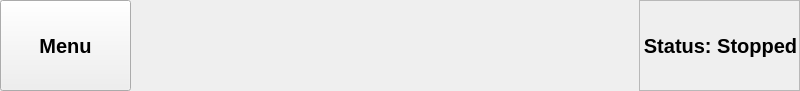
<?xml version="1.0" encoding="UTF-8"?>
<ui version="4.0">
 <class>Form</class>
 <widget class="QWidget" name="Form">
  <property name="geometry">
   <rect>
    <x>0</x>
    <y>0</y>
    <width>800</width>
    <height>91</height>
   </rect>
  </property>
  <property name="windowTitle">
   <string>Form</string>
  </property>
  <layout class="QGridLayout" name="gridLayout">
   <property name="leftMargin">
    <number>0</number>
   </property>
   <property name="topMargin">
    <number>0</number>
   </property>
   <property name="rightMargin">
    <number>0</number>
   </property>
   <property name="bottomMargin">
    <number>0</number>
   </property>
   <property name="spacing">
    <number>0</number>
   </property>
   <item row="0" column="2" rowspan="2">
    <widget class="ToolSettings" name="toolsettings_2" native="true">
     <property name="minimumSize">
      <size>
       <width>169</width>
       <height>0</height>
      </size>
     </property>
    </widget>
   </item>
   <item row="0" column="1" rowspan="2">
    <widget class="ToolSettings" name="toolsettings_1" native="true">
     <property name="minimumSize">
      <size>
       <width>169</width>
       <height>0</height>
      </size>
     </property>
    </widget>
   </item>
   <item row="0" column="3" rowspan="2">
    <widget class="ToolSettings" name="toolsettings_3" native="true">
     <property name="minimumSize">
      <size>
       <width>169</width>
       <height>0</height>
      </size>
     </property>
    </widget>
   </item>
   <item row="0" column="4" rowspan="2">
    <widget class="QFrame" name="frame">
     <property name="minimumSize">
      <size>
       <width>161</width>
       <height>0</height>
      </size>
     </property>
     <property name="maximumSize">
      <size>
       <width>161</width>
       <height>16777215</height>
      </size>
     </property>
     <property name="frameShape">
      <enum>QFrame::StyledPanel</enum>
     </property>
     <property name="frameShadow">
      <enum>QFrame::Raised</enum>
     </property>
     <layout class="QGridLayout" name="gridLayout_2">
      <property name="leftMargin">
       <number>0</number>
      </property>
      <property name="topMargin">
       <number>0</number>
      </property>
      <property name="rightMargin">
       <number>0</number>
      </property>
      <property name="bottomMargin">
       <number>0</number>
      </property>
      <property name="spacing">
       <number>0</number>
      </property>
      <item row="0" column="0">
       <widget class="QLabel" name="label_status">
        <property name="minimumSize">
         <size>
          <width>161</width>
          <height>0</height>
         </size>
        </property>
        <property name="maximumSize">
         <size>
          <width>161</width>
          <height>91</height>
         </size>
        </property>
        <property name="font">
         <font>
          <pointsize>15</pointsize>
          <weight>75</weight>
          <bold>true</bold>
         </font>
        </property>
        <property name="text">
         <string>Status: Stopped</string>
        </property>
        <property name="alignment">
         <set>Qt::AlignCenter</set>
        </property>
        <property name="wordWrap">
         <bool>true</bool>
        </property>
       </widget>
      </item>
     </layout>
    </widget>
   </item>
   <item row="0" column="0">
    <widget class="QStackedWidget" name="home_button">
     <property name="sizePolicy">
      <sizepolicy hsizetype="Minimum" vsizetype="MinimumExpanding">
       <horstretch>0</horstretch>
       <verstretch>0</verstretch>
      </sizepolicy>
     </property>
     <widget class="QWidget" name="goto_menu">
      <layout class="QHBoxLayout" name="horizontalLayout">
       <property name="spacing">
        <number>0</number>
       </property>
       <property name="leftMargin">
        <number>0</number>
       </property>
       <property name="topMargin">
        <number>0</number>
       </property>
       <property name="rightMargin">
        <number>0</number>
       </property>
       <property name="bottomMargin">
        <number>0</number>
       </property>
       <item>
        <widget class="QPushButton" name="button_menu">
         <property name="sizePolicy">
          <sizepolicy hsizetype="MinimumExpanding" vsizetype="Expanding">
           <horstretch>0</horstretch>
           <verstretch>0</verstretch>
          </sizepolicy>
         </property>
         <property name="maximumSize">
          <size>
           <width>131</width>
           <height>16777215</height>
          </size>
         </property>
         <property name="font">
          <font>
           <pointsize>15</pointsize>
           <weight>75</weight>
           <bold>true</bold>
          </font>
         </property>
         <property name="text">
          <string>Menu</string>
         </property>
        </widget>
       </item>
      </layout>
     </widget>
     <widget class="QWidget" name="goto_unlock">
      <layout class="QHBoxLayout" name="horizontalLayout_2">
       <property name="spacing">
        <number>0</number>
       </property>
       <property name="leftMargin">
        <number>0</number>
       </property>
       <property name="topMargin">
        <number>0</number>
       </property>
       <property name="rightMargin">
        <number>0</number>
       </property>
       <property name="bottomMargin">
        <number>0</number>
       </property>
       <item>
        <widget class="QPushButton" name="button_unlockscreen">
         <property name="sizePolicy">
          <sizepolicy hsizetype="Minimum" vsizetype="MinimumExpanding">
           <horstretch>0</horstretch>
           <verstretch>0</verstretch>
          </sizepolicy>
         </property>
         <property name="font">
          <font>
           <pointsize>15</pointsize>
           <weight>75</weight>
           <bold>true</bold>
          </font>
         </property>
         <property name="text">
          <string>HOLD TO
UNLOCK</string>
         </property>
        </widget>
       </item>
      </layout>
     </widget>
    </widget>
   </item>
  </layout>
 </widget>
 <customwidgets>
  <customwidget>
   <class>ToolSettings</class>
   <extends>QWidget</extends>
   <header>toolsettings/toolsettings</header>
   <container>1</container>
  </customwidget>
 </customwidgets>
 <resources/>
 <connections/>
</ui>
